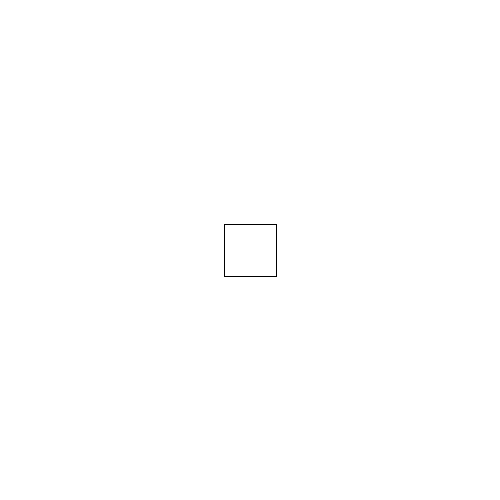
Frame 1 (no input)
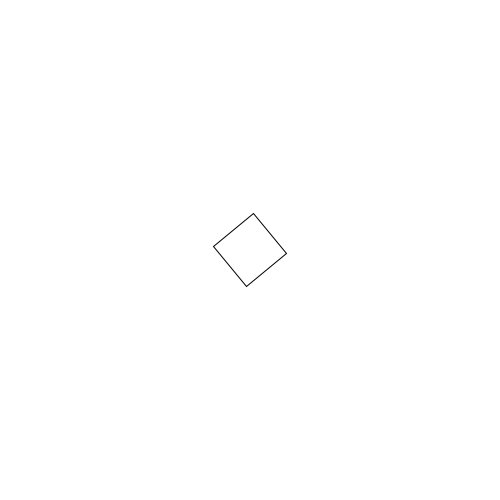
Frame 60 (the mouse pressed at the canvas centre just before this capture)
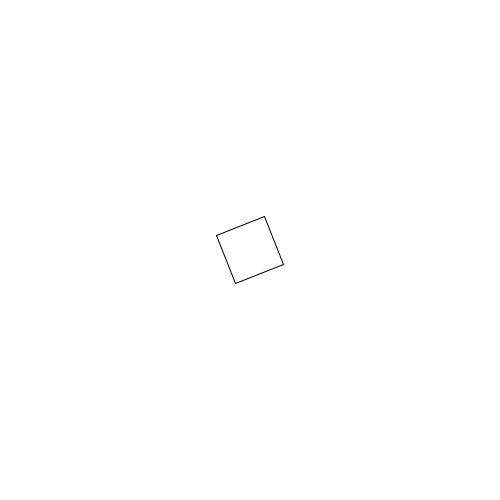
Frame 120 (the mouse held since frame 60 and released just before this capture)

The Processing sketch that drew these frames (run headless with seeded random() and noise(); from frame 60 on, the mouse is pressed at the canvas centre):

// Processing sketch: sketch_240214a
// ── sketch_240214a.pde
void setup(){
 size(500,500);
 
}

float r=0;

void draw(){
  
  background(255);
  
  translate(width/2,height/2);
  rotate(r);
  rect(-26,-26,52,52);
  r++;


}

// ── Linea.pde
class Linea{
 Punto P1;
 Punto P2;
 
 Linea(Punto _P1, Punto _P2){
   P1=_P1;
   P2=_P2;
 }
 
 void Render(){
  line(P1.GetX(),P1.GetY(),P2.GetX(),P2.GetY()); 
 }
 
}

// ── Punto.pde
class Punto{
 int x;
 int y;
 
 Punto(int _x, int _y){
  x=_x;
  y=_y;
 }
 
 
  Punto(){
  x=0;
  y=0;
  }
  
  
  void SetPos(int _x, int _y){
   x=_x;
   y=_y;
  }
 
 int GetX(){
  return x; 
 }
 
  int GetY(){
  return y; 
 }
 
  void SetX(float _x){
   x=(int)_x; 
  }
  
  void SetY(float _y){
   y=(int)_y; 
  }
  
  void Render(){
   point(x,y); 
  }

}
